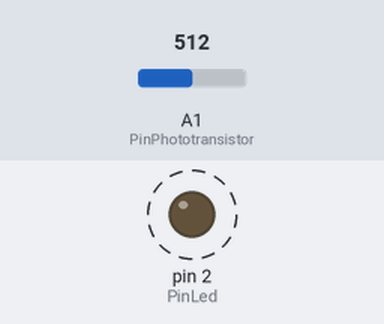
Recording of a sketch running on a simulated Arduino Uno, built with avr-gcc and run on an emulated ATmega328P. Shown: output pins drawn as LEDs (lit = HIGH). Dashed ring = blinking. The test bench sets the inputs (shaded band); at power-on: A1 (PinPhototransistor) = 512. What the sketch prints to the serial monitor is not drawn.

Above: at 0.5 s.
Timing chart, 0 to 5.2 s (numbered marks = the images above):
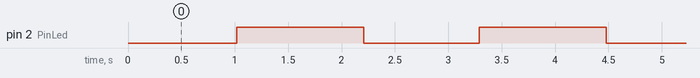

The sketch:

Eclairage_prg.ino
```cpp
int PinLed = 2;
int PinPhototransistor = 1;
int PinVerifLed = 0;
int val=0;
int measure=0;
int i=0;
int j=0;

void setup() {
  // put your setup code here, to run once:
  Serial.begin(9600);
  pinMode(PinLed,OUTPUT);
  pinMode(PinPhototransistor, INPUT);
}

void loop() {
  // put your main code here, to run repeatedly:
  i=0;
  while(i<255){
    j=0;
    analogWrite(PinLed,i);
    while(j<10){
      measure=analogRead(PinPhototransistor);
      Serial.println(String(i)+';'+String(measure));
      j=j+10;
      delay(1);
    }
    i=i+1;
  }
}
```

Measured:
- by itself, pin 2 (PinLed): alternates HIGH for 1.2 s and LOW for 1.1 s
